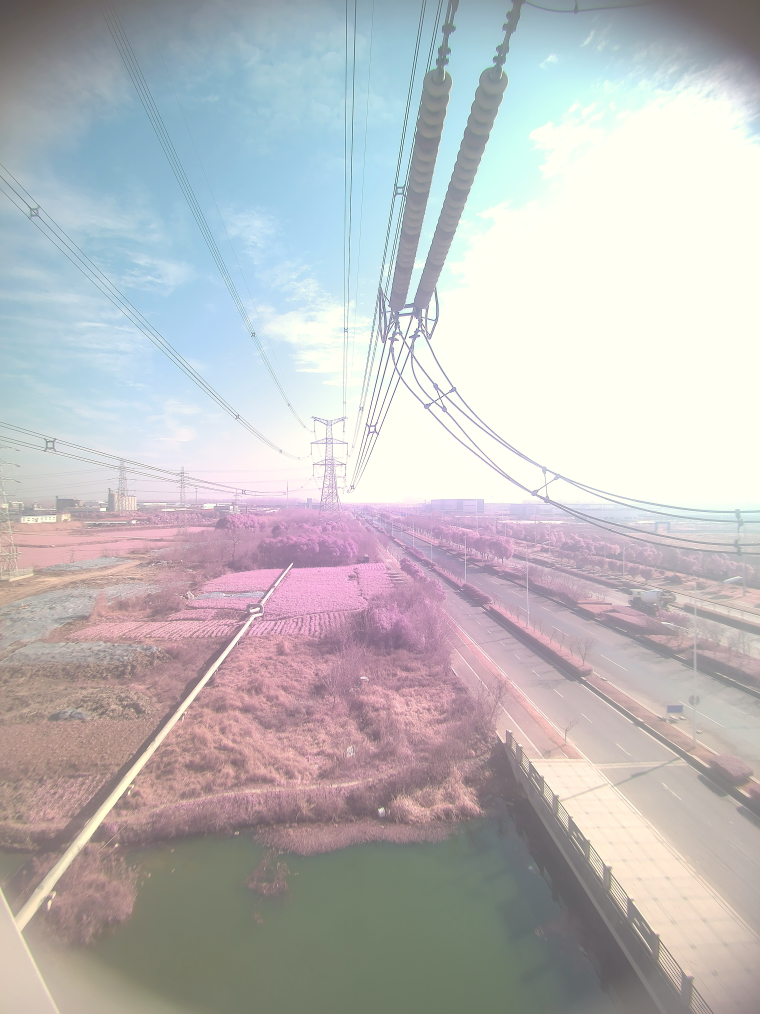
#> input picture dataset/766B0D0B001E46A7A29D3B36B8B76291.jpg, 3040 x 4056 px, found by its file name (shown at 1/4 size)
$ jupyter execute 02show_line.ipynb
#> lines starting #> are read from the running program, lines starting #| are printed output that depends on the picture
## 函数demo

[cell 1]
# -*- coding:utf-8 -*-
# By：Eastmount
import cv2
import numpy as np

#创建黑色图像
img = np.zeros((256,256,3), np.uint8)

#绘制直线
cv2.line(img, (0,0), (255,255), (55,255,155), 5)

#显示图像
cv2.imshow("line", img)
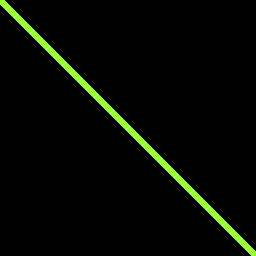
#> window 'line': shape (256, 256, 3); mean B, G, R 1.9, 8.9, 5.4

#等待显示
cv2.waitKey(0)
cv2.destroyAllWindows()

## 实践

[cell 2]
import cv2
import numpy as np
import random

img_path = "/home/hcq/data/01project/wire_dataset/20230112camera_lidar_南京现场采集/20230112/766B0D0B001E46A7A29D3B36B8B76291.jpg"

line_path = "/home/hcq/python/OpenCV/dataset/2023-02-07-22_46_36.txt"

img = cv2.imread(img_path, flags=1)  # flags=1 读取彩色图像(BGR) 默认numpy
#> img is the input picture: shape (4056, 3040, 3); mean B, G, R 188.3, 186.6, 188.1
print(img.shape, type(img)) # (4056, 3040, 3)
#| (4056, 3040, 3) <class 'numpy.ndarray'>


def draw_rectangle(img, center_x, center_y, width, height):
    # 从左上角坐标为（20,20），右下角坐标为（150,250），绘制的矩形颜色为蓝色（255,0,0），粗细为2。
    cv2.rectangle(img, (int(center_x+width/2),int(center_y+height/2)), (int(center_x+width),int(center_y+height)), (255,0,0), 2)


def draw_line(img, x1, y1, x2, y2):
    cv2.line(img, (x1,y1), (x2,y2), (55,255,155), 5)


with open(line_path, "r") as f:
#> (reads dataset/2023-02-07-22_46_36.txt from the repository)
    for line in f.readlines():
        line = line.split(' ')
        # 中心点
        center_x = line[-3]
        center_y = line[-2]
        center_x = int(float(center_x))+random.randint(10,999)
        center_y =  int(float(center_y)+random.randint(10,999)+1000)

        width = 1000
        height = 1000
        cv2.putText(img, '{:.2f}'.format(100*random.random()) , (int(center_x+width/2),int(center_y+height/2)),    cv2.FONT_HERSHEY_TRIPLEX,       2,       (150, 0, 180),   2)
        draw_rectangle(img, center_x, center_y, width, height)
        target_x_list = [int(img.shape[1]/2), 1000, 300]
        target_x = target_x_list[random.randint(0,2)]
        target_y = random.randint(10,999)

        draw_line(img,int(center_x+width/2),int(center_y+height/2), target_x,target_y )
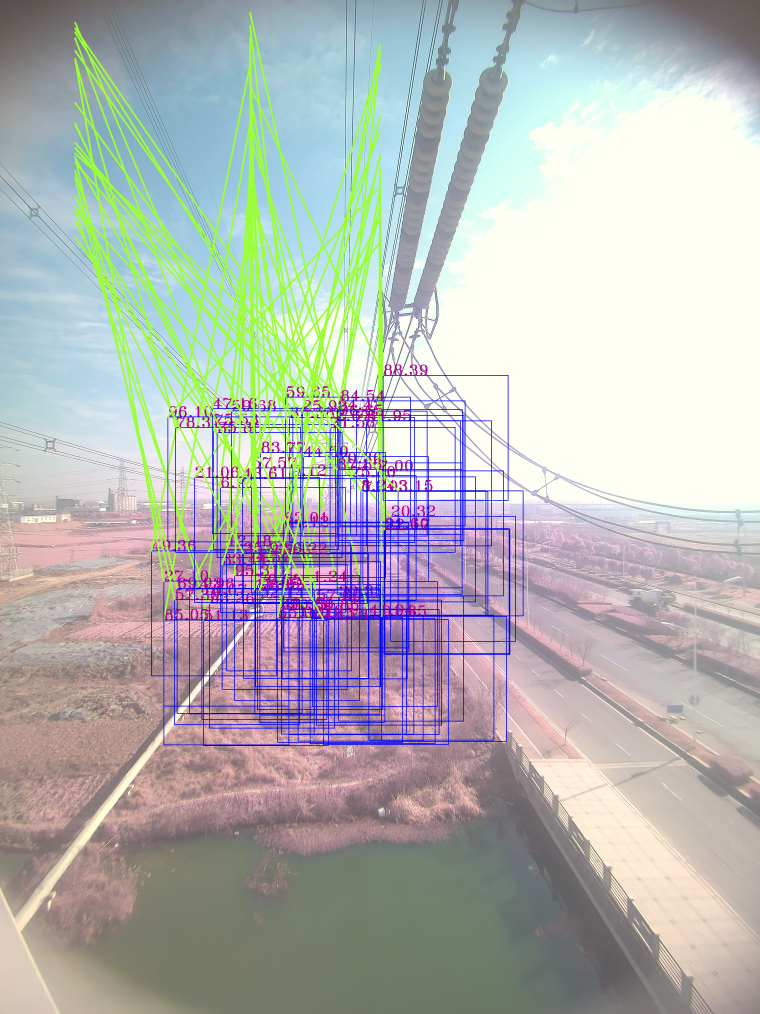
#> img: shape (4056, 3040, 3) (shown at 1/4 size); mean B, G, R 181.3, 182.5, 180.3

        # print(line)

#显示图像
# cv2.imshow("line", img)


#绘制矩形
# 从左上角坐标为（20,20），右下角坐标为（150,250），绘制的矩形颜色为蓝色（255,0,0），粗细为2。
# cv2.rectangle(img, (20,20), (150,250), (255,0,0), 2)
# #绘制直线
# cv2.line(img, (0,0), (255,255), (55,255,155), 5)


# 保存
cv2.imwrite('./result.jpg', img)  # 保存图像文件
#> Out = True

#等待显示
# cv2.waitKey(0)
# cv2.destroyAllWindows()
